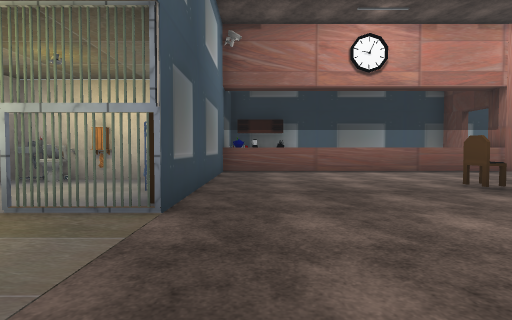
View 1 (above)

22 first-person views from a walk through a Unity game level. The camera is 1.2 m above the floor, tilts 2° down and sees 80° across. Doors are open. The floor is counted in squares, 2 m on a side. Each view is taken from the middle of a square. On the plan, view 1 faces up. The plan holds only what a view shows up to about 9 squares ahead; the rest is blank. The place goes on beyond the plan. The player character is not drawn. Some surface patterns are stand-ins.

View 2
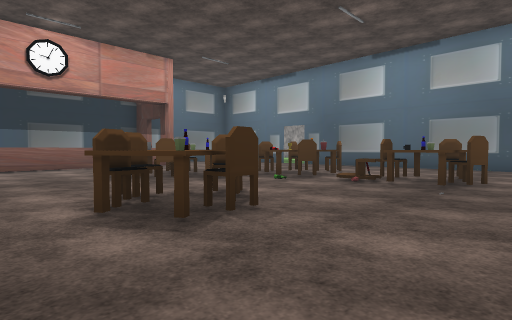

View 3
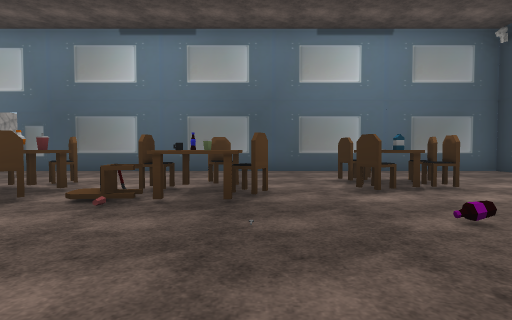

View 4
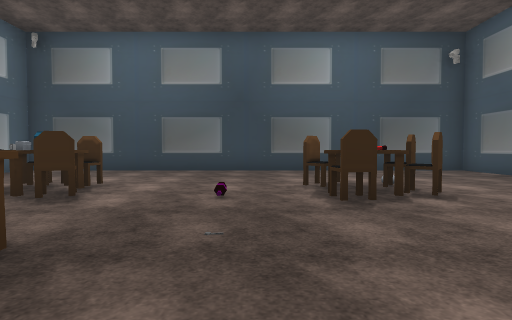

View 5
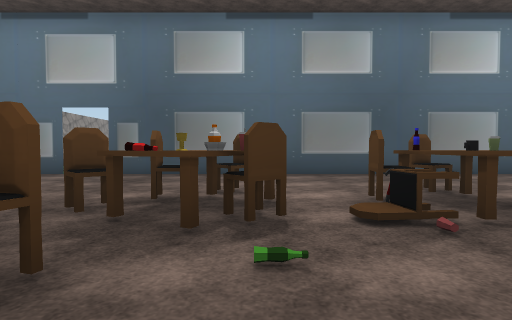

View 6
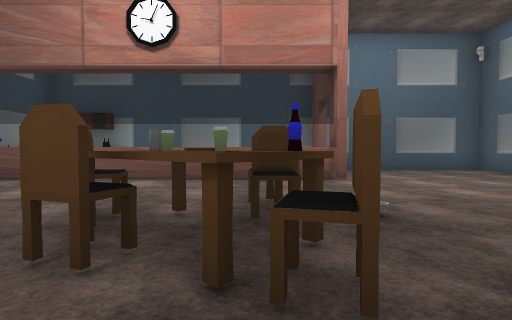

View 7
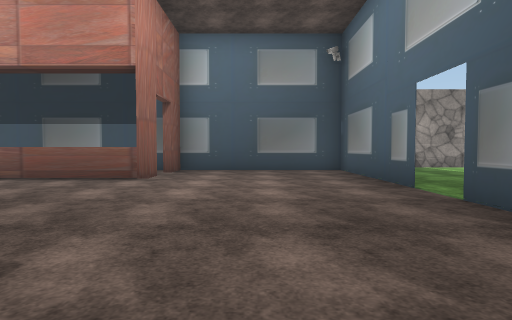

View 8
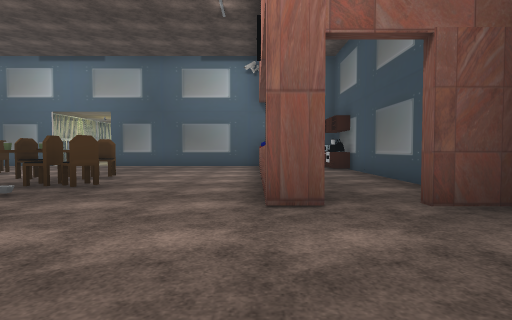

View 9
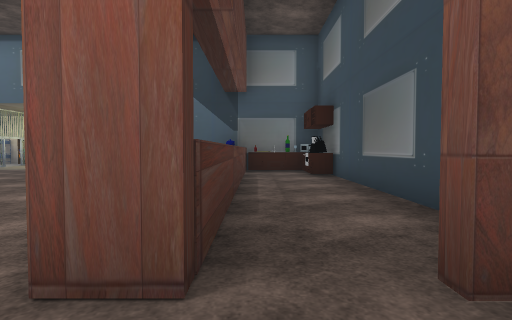

View 10
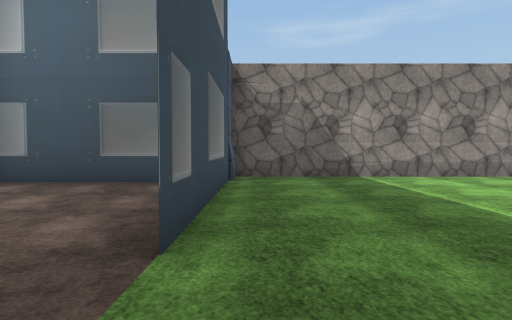

View 11
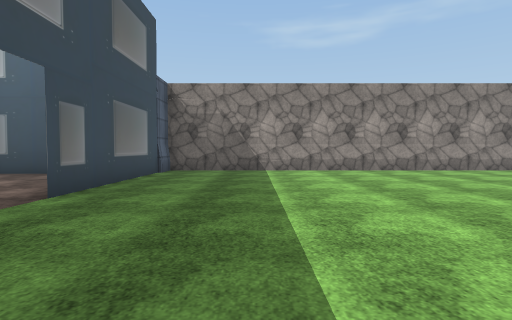

View 12
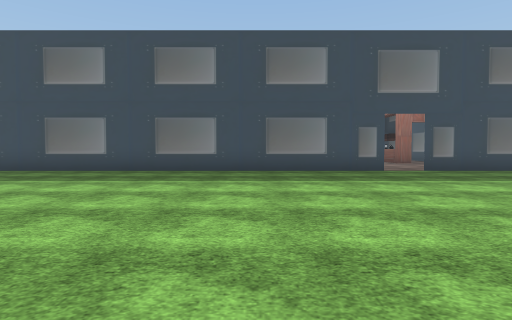

View 13
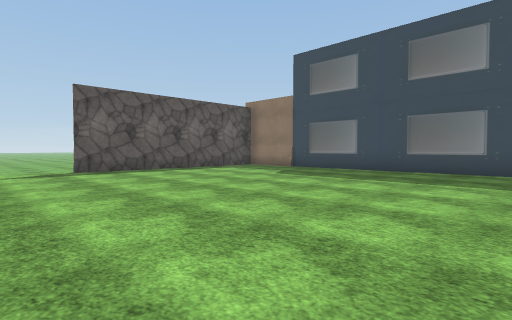

View 14
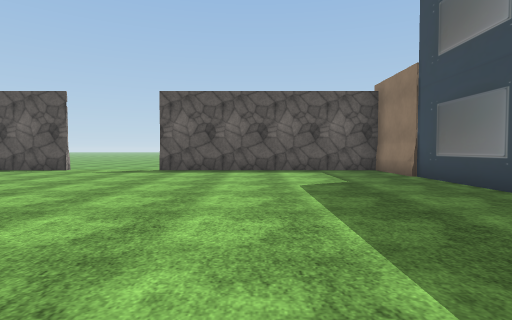

View 15
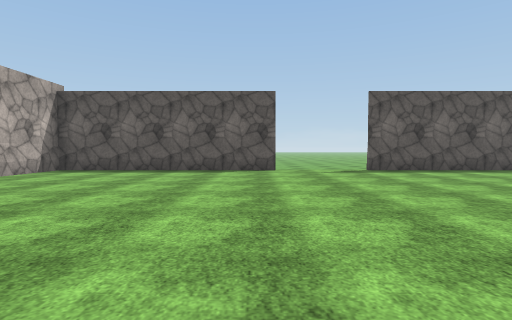

View 16
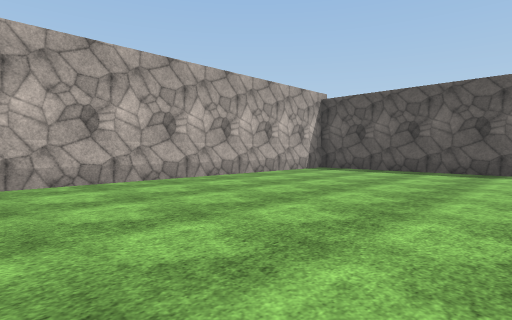

View 17
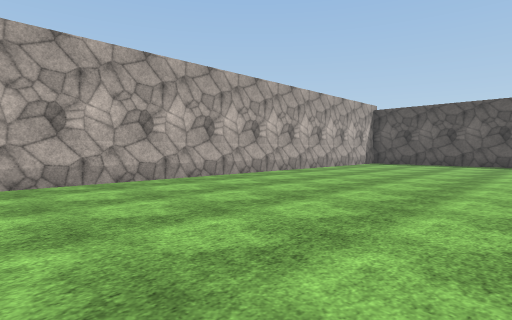

View 18
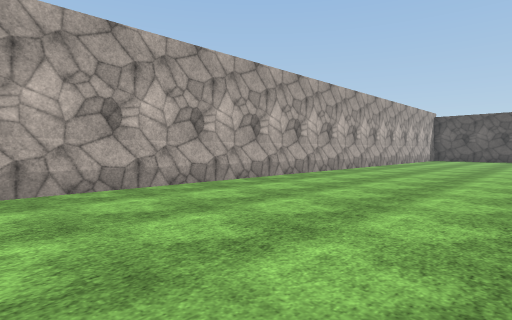

View 19
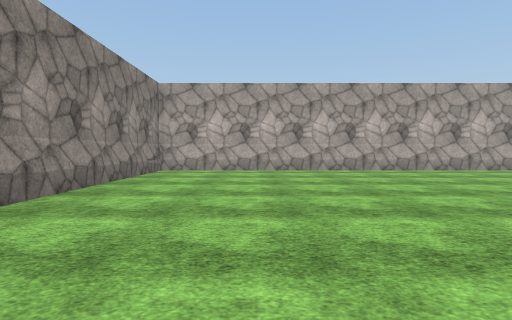

View 20
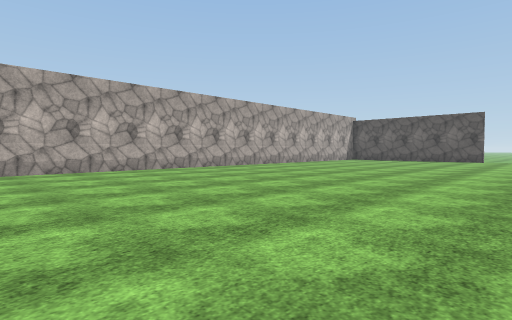

View 21
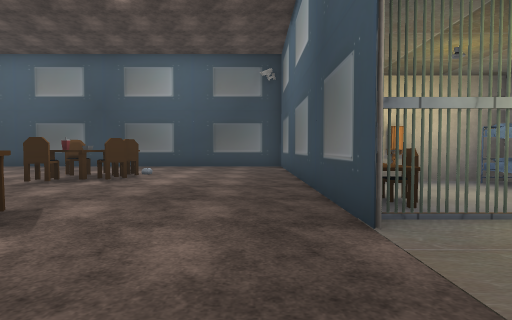

View 22
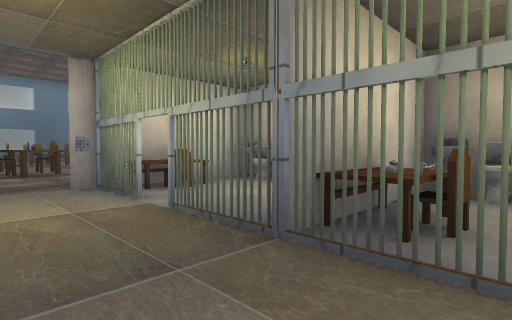

### Floor plan
Points are (right, up) in squares from view 1. A wall is a line through its corners. A room is listed if a view was taken in it or the views show most of it. See-through windows are left out.
Room 1 (views 1, 2, 3, 4, 5, 6, 7, 8, 9, 21, 22)
walls: (-0.9, -2.4) (-0.9, -7.7) (11.5, -7.7) (11.5, 5.6); (-1.6, -2.7) (-1, -2.7); (6.6, 8) (6.6, 8.8); (0.9, 8.7) (6.8, 8.7) (6.8, 8.1) (0.5, 8.1); (-4.5, -2.7) (-3.4, -2.7); (-0.9, 8.5) (-0.9, 5.4); (-4.6, 6) (-4.6, 5.4); (6.6, 9.9) (6.6, 10.8) (0.5, 10.8); (11.5, 6.6) (11.5, 10.5); (10.5, 10.8) (6.8, 10.8) (6.8, 9.8)
ways out: open door at (11, 6) to room 2; opening at (0, 9.5)
objects: toilet (-6, -2) to (-5, -2); chair (-6, -1); other object (-6, 0); other object (-5, -3); other object (-5, 0); other object (-5, 1); bed (-4, -2) to (-4, -1); other object (-4, 0); toilet (-4, 5) to (-4, 6); other object (-3, 0); shelf (-3, 6); toilet (-2, -3) to (-2, -2); chair (-2, -1); other object (-2, 0); other object (-2, 3); bed (-2, 5) to (-1, 5); other object (-1, -2); desk (-1, -1); other object (-1, 0); other object (-1, 3); bookshelf (-1, 4); cabinet (0, 10); other object (1, 10); chair (2, 1); other object (3, -4); other object (3, -3); chair (3, -2); chair (3, 0); cup (3, 1); chair (3, 2); chair (4, -4); chair (4, -3); chair (4, 1); chair (4, 3); table (4, 4); mug (4, 5); chair (4, 6); chair (5, 3); bottle (5, 4); chair (5, 5); other object (6, 1); table (6, 3); chair (7, -1); mug (7, 0); chair (7, 1); chair (7, 2); bottle (7, 3); chair (7, 4); chair (8, -4); chair (8, -3); other object (8, 0); chair (8, 1); chair (8, 2); chair (8, 3); other object (9, -4); chair (9, -3)
Room 2 (views 10, 11, 12, 13, 14, 15, 16, 17, 18, 19, 20)
walls: (11.5, 5.6) (11.5, -9.7) (17.9, -9.7); (20.4, -9.7) (26.6, -9.7) (26.6, 11.7) (11.5, 11.7); (11.5, 10.5) (11.5, 6.6)
ways out: open door at (11, 6) to room 1; opening at (19, -10)
objects: barrier (11, 11) to (12, 11)

Where each view was taken, in squares from view 1:
view 1: 0 up, 0 right, facing up
view 2: 2 down, 1 right, facing up-right
view 3: 1 down, 3 right, facing right
view 4: 1 up, 5 right, facing down
view 5: 2 up, 4 right, facing right
view 6: 2 up, 5 right, facing up
view 7: 2 up, 9 right, facing up
view 8: 8 up, 10 right, facing left
view 9: 9 up, 8 right, facing left
view 10: 5 up, 12 right, facing up
view 11: 3 up, 14 right, facing up
view 12: 2 up, 20 right, facing left
view 13: 1 down, 20 right, facing down-left
view 14: 1 down, 15 right, facing down
view 15: 1 down, 21 right, facing down
view 16: 1 down, 21 right, facing down-right
view 17: 3 up, 21 right, facing down-right
view 18: 8 up, 22 right, facing down-right
view 19: 9 up, 18 right, facing right
view 20: 7 up, 18 right, facing down-right
view 21: 3 up, 0 right, facing down
view 22: 2 up, 6 left, facing down-right
